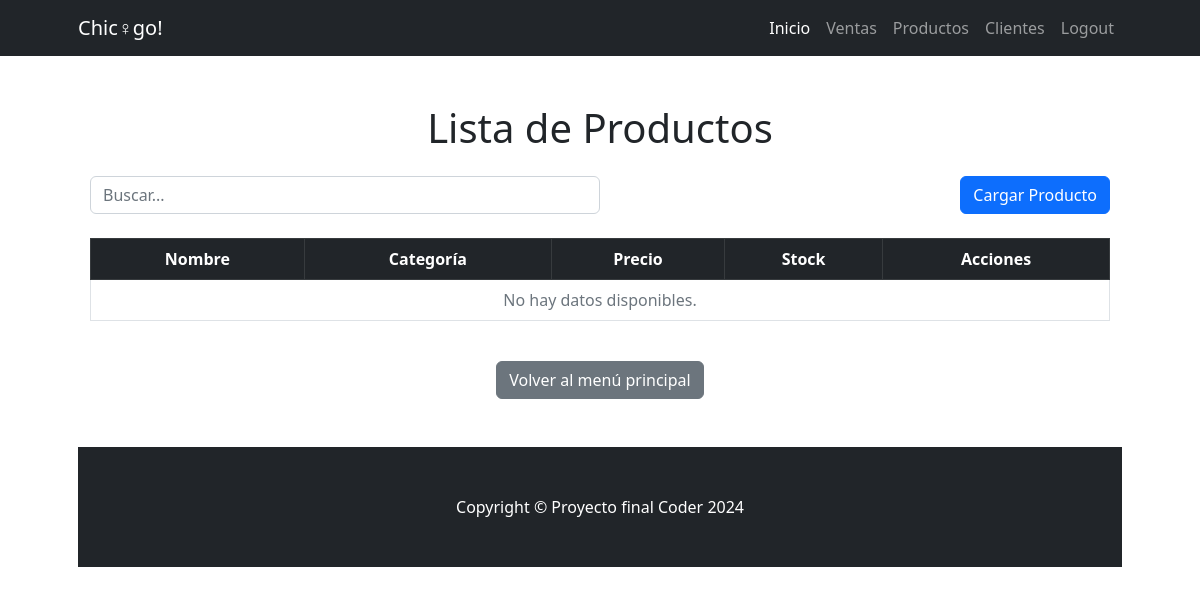
/Productos/list (signed in), run on an earlier commit of the app's database.
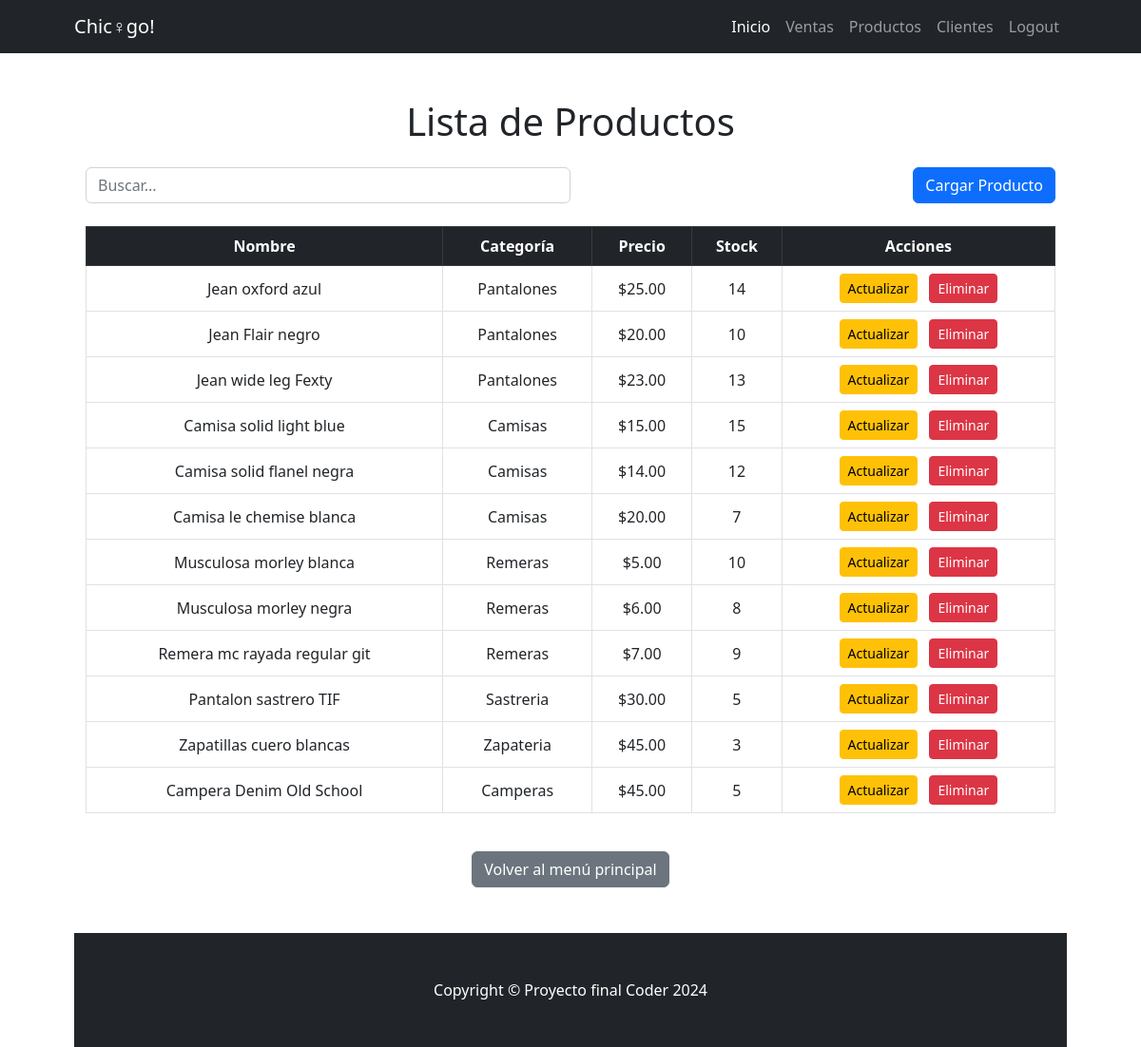
And on a later commit of the database.
### Chicago/models.py (models this page shows, shortened)
class Producto(models.Model):
    nombre = models.CharField(max_length=200)
    categoria = models.CharField(max_length=100)
    precio = models.DecimalField(max_digits=10, decimal_places=2)
    stock = models.PositiveIntegerField()

### Chicago/Views_Models/Productos.py (the view)
# urls.py: path("Productos/list", Productos.ProductoListView.as_view(), name="Productos_list"),
class ProductoListView(ListView):
    model= Producto
    def get_queryset(self):
        busqueda = self.request.GET.get("busqueda")
        if busqueda:
            query = Producto.objects.filter(nombre__icontains=busqueda)
        else:
            query = Producto.objects.all()
        return query

### Chicago/Templates/Chicago/Producto_list.html
{% extends 'Chicago/base.html' %}
{% block contenido %}
<div class="container my-5">
    <h1 class="text-center mb-4">Lista de Productos</h1>
    <form method="get" class="mb-4 d-flex justify-content-between">
        <input
            type="text"
            name="busqueda"
            class="form-control w-50"
            placeholder="Buscar...">
        <a href="{% url 'Chicago:Productos_create' %}" class="btn btn-primary ms-3">Cargar Producto</a>
    </form>
    <div class="table-responsive">
        <table class="table table-bordered table-hover text-center align-middle">
            <thead class="table-dark">
                <tr>
                    <th>Nombre</th>
                    <th>Categoría</th>
                    <th>Precio</th>
                    <th>Stock</th>
                    <th>Acciones</th>
                </tr>
            </thead>
            <tbody>
                {% for producto in object_list %}
                    <tr>
                        <td>{{ producto.nombre }}</td>
                        <td>{{ producto.categoria }}</td>
                        <td>${{ producto.precio }}</td>
                        <td>{{ producto.stock }}</td>
                        <td>
                            <a href="{% url 'Chicago:Productos_update' pk=producto.id %}" class="btn btn-warning btn-sm me-2">Actualizar</a>
                            <a href="{% url 'Chicago:Productos_delete' producto.id %}" class="btn btn-danger btn-sm">Eliminar</a>
                        </td>
                    </tr>
                {% empty %}
                <tr>
                    <td colspan="5" class="text-muted">No hay datos disponibles.</td>
                </tr>
                {% endfor %}
            </tbody>
        </table>
    </div>
    <div class="text-center mt-4">
        <a href="{% url 'Chicago:index' %}" class="btn btn-secondary">Volver al menú principal</a>
    </div>
</div>
{% endblock contenido %}

What changed in the data, as far as the page shows it:
added Producto: nombre "Jean oxford azul", categoria "Pantalones", precio "25.00", stock "14"
added Producto: nombre "Jean Flair negro", categoria "Pantalones", precio "20.00", stock "10"
added Producto: nombre "Jean wide leg Fexty", categoria "Pantalones", precio "23.00", stock "13"
added Producto: nombre "Camisa solid light blue", categoria "Camisas", precio "15.00", stock "15"
added Producto: nombre "Camisa solid flanel negra", categoria "Camisas", precio "14.00", stock "12"
added Producto: nombre "Camisa le chemise blanca", categoria "Camisas", precio "20.00", stock "7"
added Producto: nombre "Musculosa morley blanca", categoria "Remeras", precio "5.00", stock "10"
added Producto: nombre "Musculosa morley negra", categoria "Remeras", precio "6.00", stock "8"
added Producto: nombre "Remera mc rayada regular git", categoria "Remeras", precio "7.00", stock "9"
added Producto: nombre "Pantalon sastrero TIF", categoria "Sastreria", precio "30.00", stock "5"
added Producto: nombre "Zapatillas cuero blancas", categoria "Zapateria", precio "45.00", stock "3"
added Producto: nombre "Campera Denim Old School", categoria "Camperas", precio "45.00", stock "5"
Also different on the page:
text no longer shown: "No hay datos disponibles."
